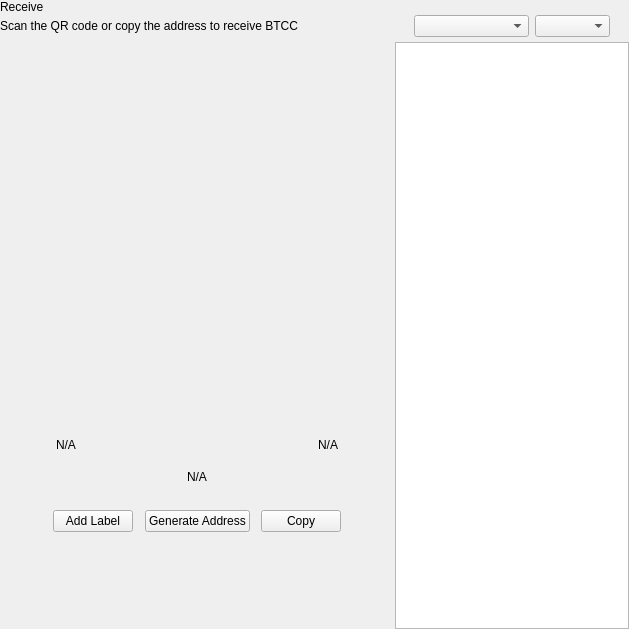
<?xml version="1.0" encoding="UTF-8"?>
<ui version="4.0">
 <class>ReceiveWidget</class>
 <widget class="QWidget" name="ReceiveWidget">
  <property name="geometry">
   <rect>
    <x>0</x>
    <y>0</y>
    <width>629</width>
    <height>629</height>
   </rect>
  </property>
  <property name="minimumSize">
   <size>
    <width>0</width>
    <height>0</height>
   </size>
  </property>
  <property name="windowTitle">
   <string>Form</string>
  </property>
  <layout class="QHBoxLayout" name="horizontalLayout_2" stretch="2,1">
   <property name="spacing">
    <number>0</number>
   </property>
   <property name="leftMargin">
    <number>0</number>
   </property>
   <property name="topMargin">
    <number>0</number>
   </property>
   <property name="rightMargin">
    <number>0</number>
   </property>
   <property name="bottomMargin">
    <number>0</number>
   </property>
   <item>
    <widget class="QWidget" name="left" native="true">
     <layout class="QVBoxLayout" name="verticalLayout_3">
      <property name="leftMargin">
       <number>0</number>
      </property>
      <property name="topMargin">
       <number>0</number>
      </property>
      <property name="rightMargin">
       <number>0</number>
      </property>
      <property name="bottomMargin">
       <number>0</number>
      </property>
      <item>
       <layout class="QVBoxLayout" name="verticalLayout_2">
        <property name="spacing">
         <number>0</number>
        </property>
        <property name="leftMargin">
         <number>0</number>
        </property>
        <item>
         <layout class="QHBoxLayout" name="horizontalLayout_3">
          <property name="spacing">
           <number>0</number>
          </property>
          <item>
           <layout class="QVBoxLayout" name="verticalLayout_4">
            <property name="spacing">
             <number>5</number>
            </property>
            <item>
             <widget class="QLabel" name="labelTitle">
              <property name="text">
               <string>Receive</string>
              </property>
             </widget>
            </item>
            <item alignment="Qt::AlignTop">
             <widget class="QLabel" name="labelSubtitle1">
              <property name="text">
               <string>Scan the QR code or copy the address to receive BTCC</string>
              </property>
             </widget>
            </item>
           </layout>
          </item>
          <item>
           <spacer name="horizontalSpacer">
            <property name="orientation">
             <enum>Qt::Horizontal</enum>
            </property>
            <property name="sizeHint" stdset="0">
             <size>
              <width>40</width>
              <height>20</height>
             </size>
            </property>
           </spacer>
          </item>
         </layout>
        </item>
        <item>
         <spacer name="verticalSpacer_2">
          <property name="orientation">
           <enum>Qt::Vertical</enum>
          </property>
          <property name="sizeType">
           <enum>QSizePolicy::Expanding</enum>
          </property>
          <property name="sizeHint" stdset="0">
           <size>
            <width>20</width>
            <height>50</height>
           </size>
          </property>
         </spacer>
        </item>
        <item alignment="Qt::AlignHCenter">
         <widget class="QWidget" name="layoutQR" native="true">
          <property name="maximumSize">
           <size>
            <width>510</width>
            <height>16777215</height>
           </size>
          </property>
          <layout class="QVBoxLayout" name="verticalLayoutQr">
           <item>
            <spacer name="verticalSpacer11">
             <property name="orientation">
              <enum>Qt::Vertical</enum>
             </property>
             <property name="sizeType">
              <enum>QSizePolicy::Fixed</enum>
             </property>
             <property name="sizeHint" stdset="0">
              <size>
               <width>20</width>
               <height>20</height>
              </size>
             </property>
            </spacer>
           </item>
           <item alignment="Qt::AlignHCenter">
            <widget class="QLabel" name="labelQrImg">
             <property name="minimumSize">
              <size>
               <width>260</width>
               <height>260</height>
              </size>
             </property>
             <property name="maximumSize">
              <size>
               <width>260</width>
               <height>260</height>
              </size>
             </property>
             <property name="text">
              <string/>
             </property>
             <property name="alignment">
              <set>Qt::AlignCenter</set>
             </property>
            </widget>
           </item>
           <item>
            <spacer name="verticalSpacer_21">
             <property name="orientation">
              <enum>Qt::Vertical</enum>
             </property>
             <property name="sizeType">
              <enum>QSizePolicy::Fixed</enum>
             </property>
             <property name="sizeHint" stdset="0">
              <size>
               <width>20</width>
               <height>30</height>
              </size>
             </property>
            </spacer>
           </item>
           <item>
            <widget class="QWidget" name="widget" native="true">
             <property name="minimumSize">
              <size>
               <width>0</width>
               <height>0</height>
              </size>
             </property>
             <layout class="QHBoxLayout" name="horizontalLayout_5">
              <item>
               <widget class="QLabel" name="labelLabel">
                <property name="text">
                 <string notr="true">N/A</string>
                </property>
               </widget>
              </item>
              <item>
               <spacer name="horizontalSpacer_2">
                <property name="orientation">
                 <enum>Qt::Horizontal</enum>
                </property>
                <property name="sizeHint" stdset="0">
                 <size>
                  <width>141</width>
                  <height>20</height>
                 </size>
                </property>
               </spacer>
              </item>
              <item>
               <widget class="QLabel" name="labelDate">
                <property name="text">
                 <string notr="true">N/A</string>
                </property>
                <property name="alignment">
                 <set>Qt::AlignRight|Qt::AlignTrailing|Qt::AlignVCenter</set>
                </property>
               </widget>
              </item>
             </layout>
            </widget>
           </item>
           <item>
            <widget class="QLabel" name="labelAddress">
             <property name="sizePolicy">
              <sizepolicy hsizetype="Expanding" vsizetype="Preferred">
               <horstretch>0</horstretch>
               <verstretch>0</verstretch>
              </sizepolicy>
             </property>
             <property name="minimumSize">
              <size>
               <width>300</width>
               <height>0</height>
              </size>
             </property>
             <property name="text">
              <string notr="true">N/A</string>
             </property>
             <property name="alignment">
              <set>Qt::AlignCenter</set>
             </property>
            </widget>
           </item>
           <item>
            <spacer name="verticalSpacer_4">
             <property name="orientation">
              <enum>Qt::Vertical</enum>
             </property>
             <property name="sizeType">
              <enum>QSizePolicy::Fixed</enum>
             </property>
             <property name="sizeHint" stdset="0">
              <size>
               <width>20</width>
               <height>20</height>
              </size>
             </property>
            </spacer>
           </item>
           <item>
            <layout class="QHBoxLayout" name="horizontalLayout_4">
             <item alignment="Qt::AlignHCenter">
              <widget class="QPushButton" name="pushButtonLabel">
               <property name="focusPolicy">
                <enum>Qt::NoFocus</enum>
               </property>
               <property name="text">
                <string>Add Label</string>
               </property>
              </widget>
             </item>
             <item alignment="Qt::AlignHCenter">
              <widget class="QPushButton" name="pushButtonNewAddress">
               <property name="focusPolicy">
                <enum>Qt::NoFocus</enum>
               </property>
               <property name="text">
                <string>Generate Address</string>
               </property>
              </widget>
             </item>
             <item alignment="Qt::AlignHCenter">
              <widget class="QPushButton" name="pushButtonCopy">
               <property name="focusPolicy">
                <enum>Qt::NoFocus</enum>
               </property>
               <property name="text">
                <string>Copy</string>
               </property>
              </widget>
             </item>
            </layout>
           </item>
           <item>
            <spacer name="verticalSpacer_3">
             <property name="orientation">
              <enum>Qt::Vertical</enum>
             </property>
             <property name="sizeType">
              <enum>QSizePolicy::Expanding</enum>
             </property>
             <property name="sizeHint" stdset="0">
              <size>
               <width>20</width>
               <height>20</height>
              </size>
             </property>
            </spacer>
           </item>
          </layout>
         </widget>
        </item>
        <item>
         <spacer name="verticalSpacer">
          <property name="orientation">
           <enum>Qt::Vertical</enum>
          </property>
          <property name="sizeHint" stdset="0">
           <size>
            <width>20</width>
            <height>40</height>
           </size>
          </property>
         </spacer>
        </item>
       </layout>
      </item>
     </layout>
    </widget>
   </item>
   <item>
    <widget class="QWidget" name="right" native="true">
     <layout class="QVBoxLayout" name="verticalLayout_5">
      <property name="spacing">
       <number>0</number>
      </property>
      <property name="leftMargin">
       <number>1</number>
      </property>
      <property name="topMargin">
       <number>0</number>
      </property>
      <property name="rightMargin">
       <number>0</number>
      </property>
      <property name="bottomMargin">
       <number>0</number>
      </property>
      <item>
       <layout class="QVBoxLayout" name="container_right">
        <property name="spacing">
         <number>0</number>
        </property>
        <property name="leftMargin">
         <number>0</number>
        </property>
        <property name="rightMargin">
         <number>0</number>
        </property>
        <item>
         <layout class="QVBoxLayout" name="verticalLayout">
          <property name="spacing">
           <number>6</number>
          </property>
          <property name="leftMargin">
           <number>19</number>
          </property>
          <property name="rightMargin">
           <number>19</number>
          </property>
          <item>
           <widget class="OptionButton" name="btnRequest" native="true"/>
          </item>
          <item>
           <widget class="OptionButton" name="btnMyAddresses" native="true">
            <property name="sizePolicy">
             <sizepolicy hsizetype="Preferred" vsizetype="Minimum">
              <horstretch>0</horstretch>
              <verstretch>0</verstretch>
             </sizepolicy>
            </property>
           </widget>
          </item>
         </layout>
        </item>
        <item>
         <widget class="QWidget" name="sortWidget" native="true">
          <layout class="QHBoxLayout" name="horizontalLayout_6">
           <property name="leftMargin">
            <number>19</number>
           </property>
           <property name="rightMargin">
            <number>19</number>
           </property>
           <property name="bottomMargin">
            <number>5</number>
           </property>
           <item>
            <spacer name="horizontalSpacer_3">
             <property name="orientation">
              <enum>Qt::Horizontal</enum>
             </property>
             <property name="sizeHint" stdset="0">
              <size>
               <width>40</width>
               <height>20</height>
              </size>
             </property>
            </spacer>
           </item>
           <item>
            <widget class="QComboBox" name="comboBoxSort">
             <property name="sizePolicy">
              <sizepolicy hsizetype="Preferred" vsizetype="Fixed">
               <horstretch>0</horstretch>
               <verstretch>0</verstretch>
              </sizepolicy>
             </property>
             <property name="minimumSize">
              <size>
               <width>115</width>
               <height>0</height>
              </size>
             </property>
            </widget>
           </item>
           <item>
            <widget class="QComboBox" name="comboBoxSortOrder">
             <property name="sizePolicy">
              <sizepolicy hsizetype="Preferred" vsizetype="Fixed">
               <horstretch>0</horstretch>
               <verstretch>0</verstretch>
              </sizepolicy>
             </property>
             <property name="minimumSize">
              <size>
               <width>75</width>
               <height>0</height>
              </size>
             </property>
            </widget>
           </item>
          </layout>
         </widget>
        </item>
        <item>
         <widget class="QListView" name="listViewAddress"/>
        </item>
       </layout>
      </item>
     </layout>
    </widget>
   </item>
  </layout>
 </widget>
 <customwidgets>
  <customwidget>
   <class>OptionButton</class>
   <extends>QWidget</extends>
   <header>qt/pivx/optionbutton.h</header>
   <container>1</container>
  </customwidget>
 </customwidgets>
 <resources/>
 <connections/>
</ui>
